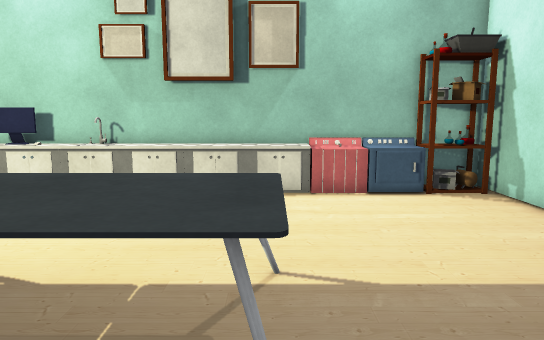
View 1 (above)

15 first-person views from a walk through a 3-D level made in the Unity game engine. The camera is 1.4 m above the floor, tilts 8° down and sees 70° across. The floor is counted in squares, 0.5 m on a side. Each view is taken from the middle of a square. On the plan, view 1 faces up. The plan holds only what a view shows up to about 20 squares ahead; the rest is blank. The place goes on beyond the plan. The player character is not drawn. Some surface patterns are stand-ins.

View 2
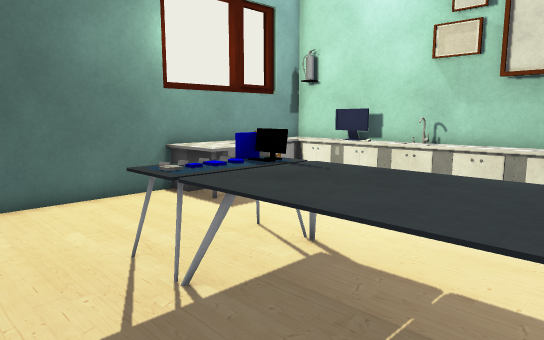

View 3
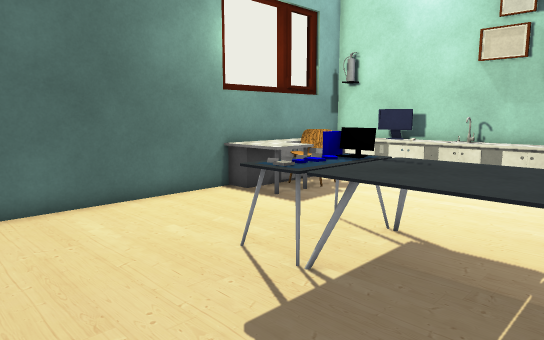

View 4
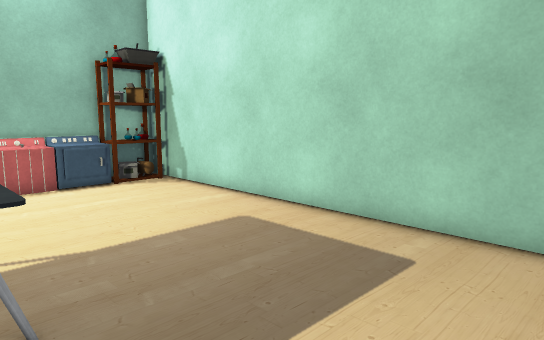

View 5
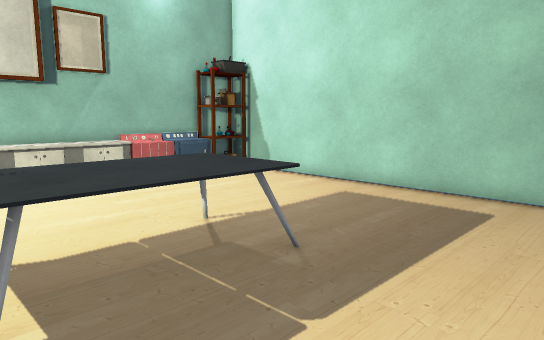

View 6
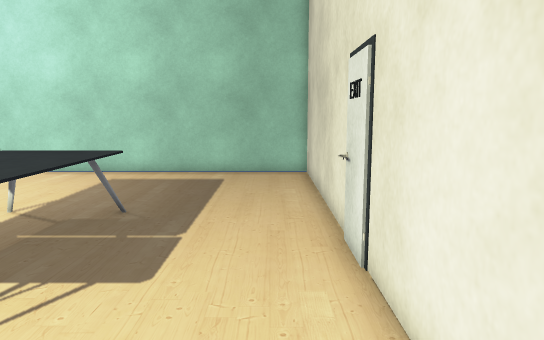

View 7
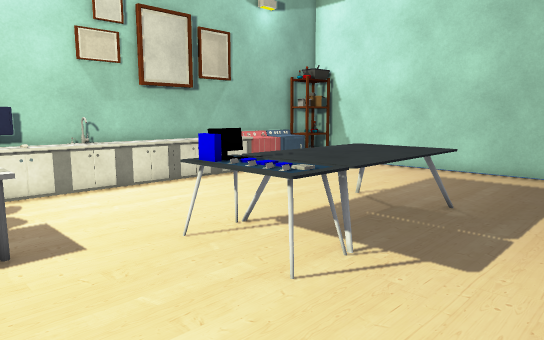

View 8
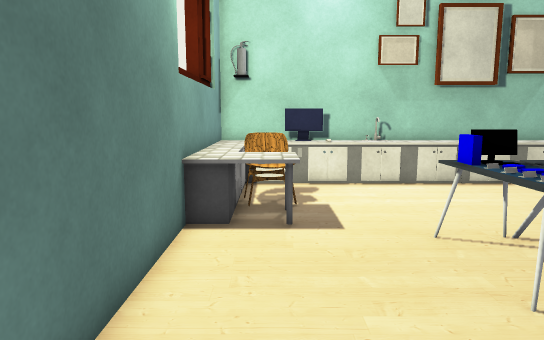

View 9
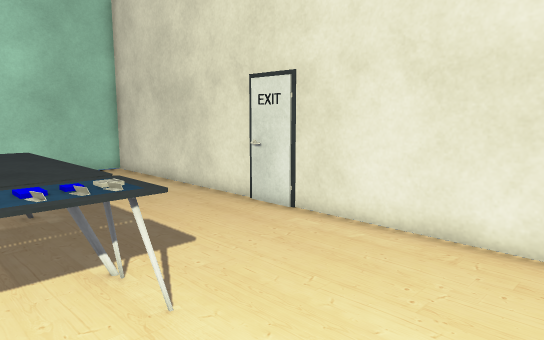

View 10
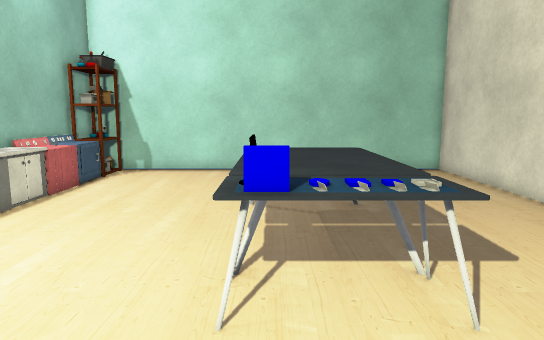

View 11
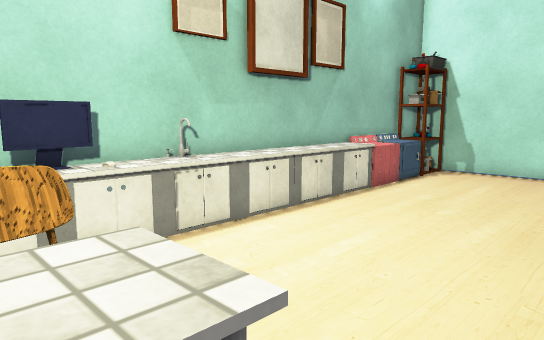

View 12
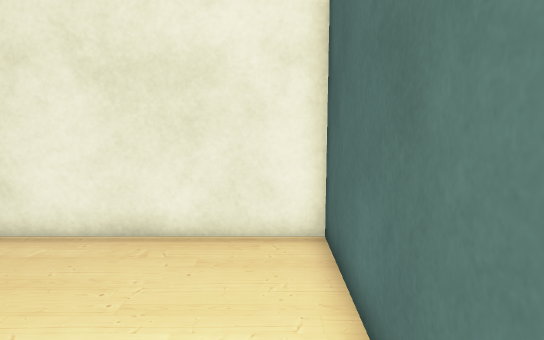

View 13
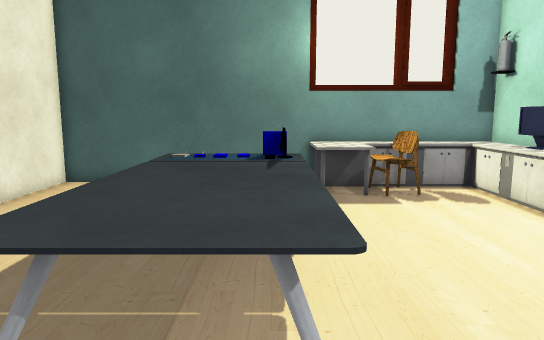

View 14
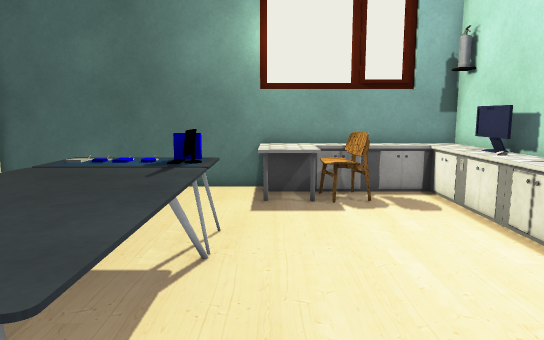

View 15
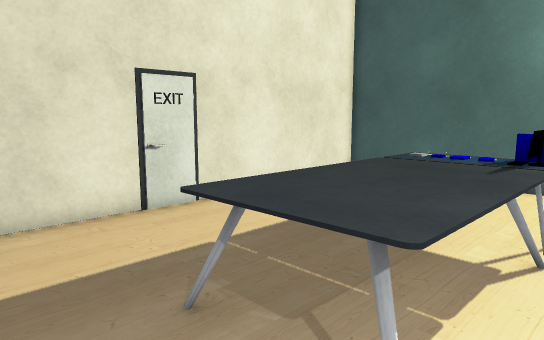

### Floor plan
Points are (right, up) in squares from view 1. A wall is a line through its corners. A room is listed if a view was taken in it or the views show most of it. See-through windows are left out.
Room 1 (views 1, 2, 3, 4, 5, 6, 7, 8, 9, 10, 11, 12, 13, 14, 15)
walls: (-2.4, 15.2) (-3.6, 15.2); (-8.4, 15.2) (-9.6, 15.2); (-13.2, 7.5) (-13.2, -2.7) (8.1, -2.7) (8.1, 15.2) (0.4, 15.2); (-12.4, 15.2) (-13.2, 15.2) (-13.2, 14.4)
low walls: (4.6, 14.8) (4, 14.8)
objects: cabinet (-13, 8) to (-10, 15); chair (-12, 10) to (-10, 11); computer (-10, 14) to (-9, 15); cabinet (-8, 14) to (-8, 15); table (-7, 3) to (-6, 7); other object (-7, 14) to (-4, 15); other object (-6, 6); table (-5, 3) to (0, 7); cabinet (-3, 14) to (0, 15); machine (1, 14) to (3, 14); cabinet (4, 14); cabinet (5, 14); shelf (6, 14) to (7, 14)

Positions as (right, up) in squares from view 1, and headings:
1: (0, 0), facing up
2: (0, 0), facing up-left
3: (-1, -2), facing up-left
4: (-1, -2), facing up-right
5: (-6, -2), facing up-right
6: (-11, -1), facing right
7: (-12, -1), facing up-right
8: (-11, -2), facing up
9: (-12, 6), facing down-right
10: (-12, 6), facing right
11: (-12, 6), facing up-right
12: (-12, 6), facing down
13: (3, 6), facing left
14: (2, 8), facing left
15: (3, 8), facing down-left
